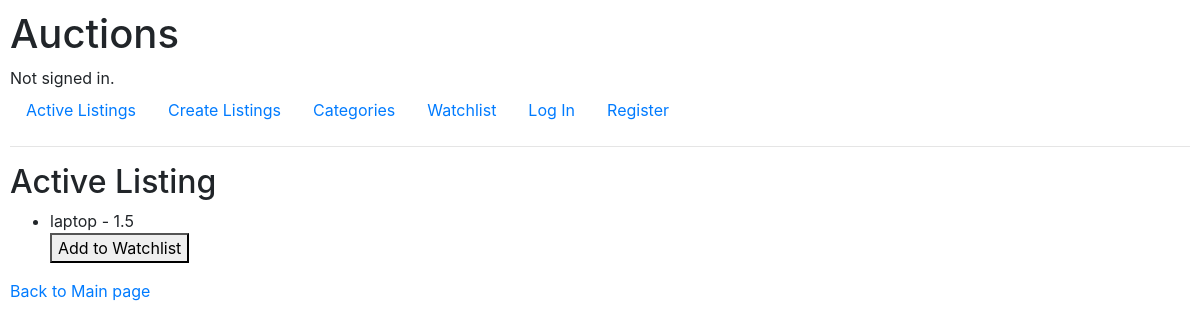
Before: /active_listing/ with the older database file.
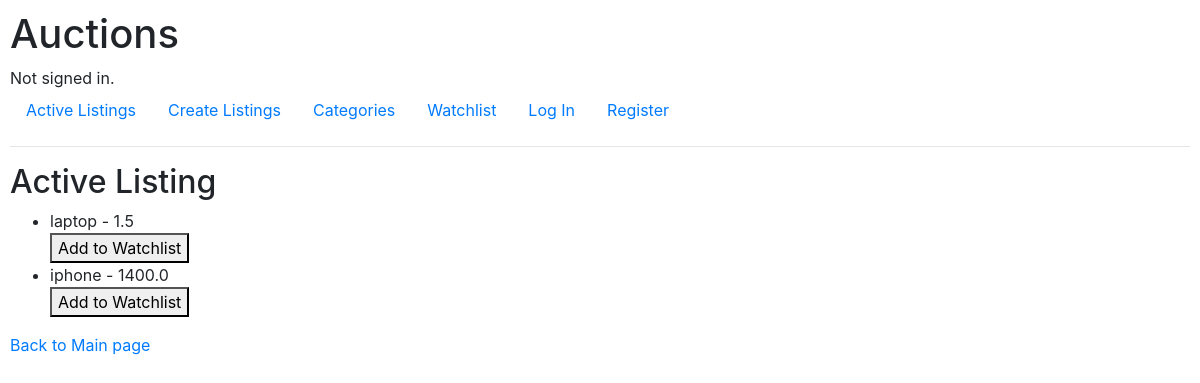
After: the same page with the newer database file.
### auctions/models.py (models this page shows)
class Listing(models.Model):
    title = models.CharField(max_length=64, unique= True)
    text_description = models.CharField(max_length=255)
    price = models.FloatField()
    inActive = models.BooleanField(default=True)
    owner = models.ForeignKey(User, on_delete=models.CASCADE, blank=True, null=True, related_name="user")
    category = models.ForeignKey(Category, on_delete=models.CASCADE, blank=True,null=True, related_name="category")
    image_url = models.URLField(blank=True, null=True)

### auctions/views.py (the view)
# urls.py: path('active_listing/', views.active_listing, name='active_listing'),
def active_listing(request):
    listings = Listing.objects.all()
    return render(request, "auctions/active_listing.html", {'listings': listings})

### auctions/templates/auctions/active_listing.html (shortened to what this page needs)
{% extends "auctions/layout.html" %}
{% block body %}
    <h2>Active Listing</h2>
    <ul>
        {% for listing in listings %}
            <li>{{ listing.title }} - {{listing.price}}
                <form method="POST" action="{% url 'add_to_watchlist' listing.id %}">
                    <button type="submit">Add to Watchlist</button>
                </form>
            </li>
        {% empty %}
            <li>No Listings available.</li>
        {% endfor %}
    </ul>
    <a href="{% url 'index' %}">Back to Main page</a>
{% endblock %}

### auctions/templates/auctions/layout.html (shortened to what this page needs)
{% load static %}
<!DOCTYPE html>
<html lang="en">
    <head>
        <link rel="stylesheet" href="https://stackpath.bootstrapcdn.com/bootstrap/4.4.1/css/bootstrap.min.css">
        <link href="{% static 'auctions/styles.css' %}" rel="stylesheet">
    </head>
    <body>
        <h1>Auctions</h1>
        <div>
            {% if user.is_authenticated %}
                Signed in as <strong>{{ user.username }}</strong>.
            {% else %}
                Not signed in.
            {% endif %}
        </div>
        <ul class="nav">
            <li class="nav-item">
                <a class="nav-link" href="{% url 'active_listing' %}">Active Listings</a>
            </li>
            <li class="nav-item">
                <a class="nav-link" href="{% url 'create_listing' %}">Create Listings</a>
            </li>
            <li class="nav-item">
                <a class="nav-link" href="{% url 'create_listing' %}">Categories</a>
            </li>
            <li class="nav-item">
                <a class="nav-link" href="{% url 'watchlist' %}">Watchlist</a>
            </li>
            {% if user.is_authenticated %}
                <li class="nav-item">
                    <a class="nav-link" href="{% url 'logout' %}">Log Out</a>
                </li>
            {% else %}
                <li class="nav-item">
                    <a class="nav-link" href="{% url 'login' %}">Log In</a>
                </li>
                <li class="nav-item">
                    <a class="nav-link" href="{% url 'register' %}">Register</a>
                </li>
            {% endif %}
        </ul>
        <hr>
        {% block body %}
        {% endblock %}
    </body>
</html>

### auctions/static/auctions/styles.css (style rules this page uses)
body { padding: 10px; }

Changed rows visible on the page:
added Listing: title "iphone", price "1400.0"
